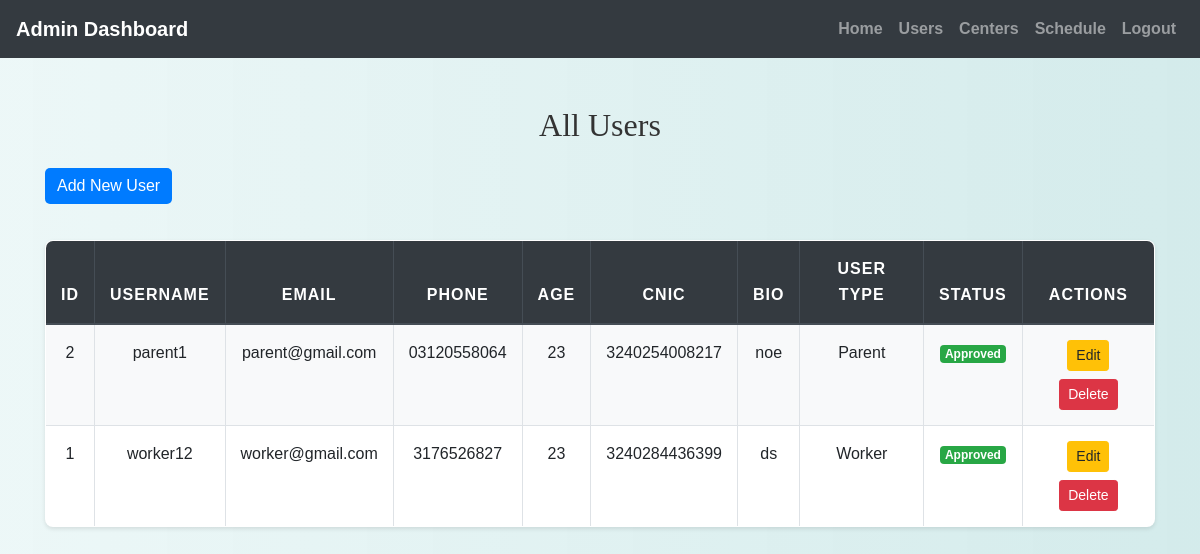
Page /admin/view_users.php (signed in) on the committed database.
### tables this page shows
CREATE TABLE `users` (
  `id` int(11) NOT NULL,
  `username` varchar(50) NOT NULL,
  `password` varchar(255) NOT NULL,
  `email` varchar(100) NOT NULL,
  `phone` varchar(20) NOT NULL,
  `age` int(11) DEFAULT NULL,
  `cnic` varchar(13) NOT NULL,
  `bio` text DEFAULT NULL,
  `user_type` varchar(50) DEFAULT NULL,
  `profile_picture` varchar(255) DEFAULT NULL,
  `status` enum('pending','approved','rejected') DEFAULT 'pending'
);

### admin/view_users.php (the view, shortened to what this page needs)
<?php
include('config.php');
$result = mysqli_query($conn, "SELECT * FROM users ORDER BY id DESC");
?>
<!DOCTYPE html>
<html>
<head>
    <link rel="stylesheet" href="https://maxcdn.bootstrapcdn.com/bootstrap/4.5.2/css/bootstrap.min.css">
    <link rel="stylesheet" href="../css/style.css">
</head>
<body>
<?php include('admin_navbar.php'); ?>
<div class="container mt-5">
    <h2 class="mb-4">All Users</h2>
    <a href="add_user.php" class="btn btn-primary mb-3">Add New User</a>
    <table class="table table-bordered table-striped table-responsive-sm">
        <thead class="thead-dark">
            <tr>
                <th>ID</th>
                <th>Username</th>
                <th>Email</th>
                <th>Phone</th>
                <th>Age</th>
                <th>CNIC</th>
                <th>Bio</th>
                <th>User Type</th>
                <th>Status</th>
                <th>Actions</th>
            </tr>
        </thead>
        <tbody>
        <?php while($row = mysqli_fetch_assoc($result)): ?>
            <tr>
                <td><?= $row['id'] ?></td>
                <td><?= htmlspecialchars($row['username']) ?></td>
                <td><?= htmlspecialchars($row['email']) ?></td>
                <td><?= htmlspecialchars($row['phone']) ?></td>
                <td><?= htmlspecialchars($row['age']) ?></td>
                <td><?= htmlspecialchars($row['cnic']) ?></td>
                <td><?= htmlspecialchars($row['bio']) ?></td>
                <td><?= htmlspecialchars($row['user_type']) ?></td>
                <td>
                    <span class="badge badge-<?=
                        $row['status'] === 'approved' ? 'success' :
                        ($row['status'] === 'rejected' ? 'danger' : 'secondary')
                    ?>">
                        <?= ucfirst($row['status']) ?>
                    </span>
                </td>
                <td>
                    <a href="edit_user.php?id=<?= $row['id'] ?>" class="btn btn-sm btn-warning">Edit</a>
                    <a href="?delete=<?= $row['id'] ?>" onclick="return confirm('Delete user?')" class="mt-2 btn btn-sm btn-danger">Delete</a>
                </td>
            </tr>
        <?php endwhile; ?>
        </tbody>
    </table>
</div>
</body>
</html>

### css/style.css (style rules this page uses)
body { background: linear-gradient(90deg, rgba(233, 246, 246, 0.831), rgba(207, 233, 233, 0.9)); font-family: 'Arial', sans-serif; color: #333; line-height: 1.6; }
h1, h2, h3, h4 { text-align: center; margin-top: 30px; margin-bottom: 30px; font-family: 'Georgia', serif; }
.container { margin-bottom: 40px; }
.table { width: 100%; border-collapse: collapse; margin-top: 20px; font-size: 16px; background-color: #ffffff; border-radius: 8px; overflow: hidden; box-shadow: 0 2px 4px rgba(0, 0, 0, 0.1); }
.table th, .table td { padding: 15px; border: 1px solid #dee2e6; text-align: center; }
.table thead th { background-color: #004d4d; color: white; font-weight: bold; text-transform: uppercase; letter-spacing: 1px; }
.table tbody tr:nth-child(odd) { background-color: #f8f9fa; }
.btn-primary { color: #fff; border: none; border-radius: 5px; cursor: pointer; transition: background-color 0.3s ease; }
a { color: #006666; text-decoration: none; font-weight: bold; }

### rows in the picture
users: id "2", username "parent1", email "parent@gmail.com", phone "03120558064", age "23", cnic "3240254008217", bio "noe", user_type "Parent", status "Approved"
users: id "1", username "worker12", email "worker@gmail.com", phone "3176526827", age "23", cnic "3240284436399", bio "ds", user_type "Worker", status "Approved"
